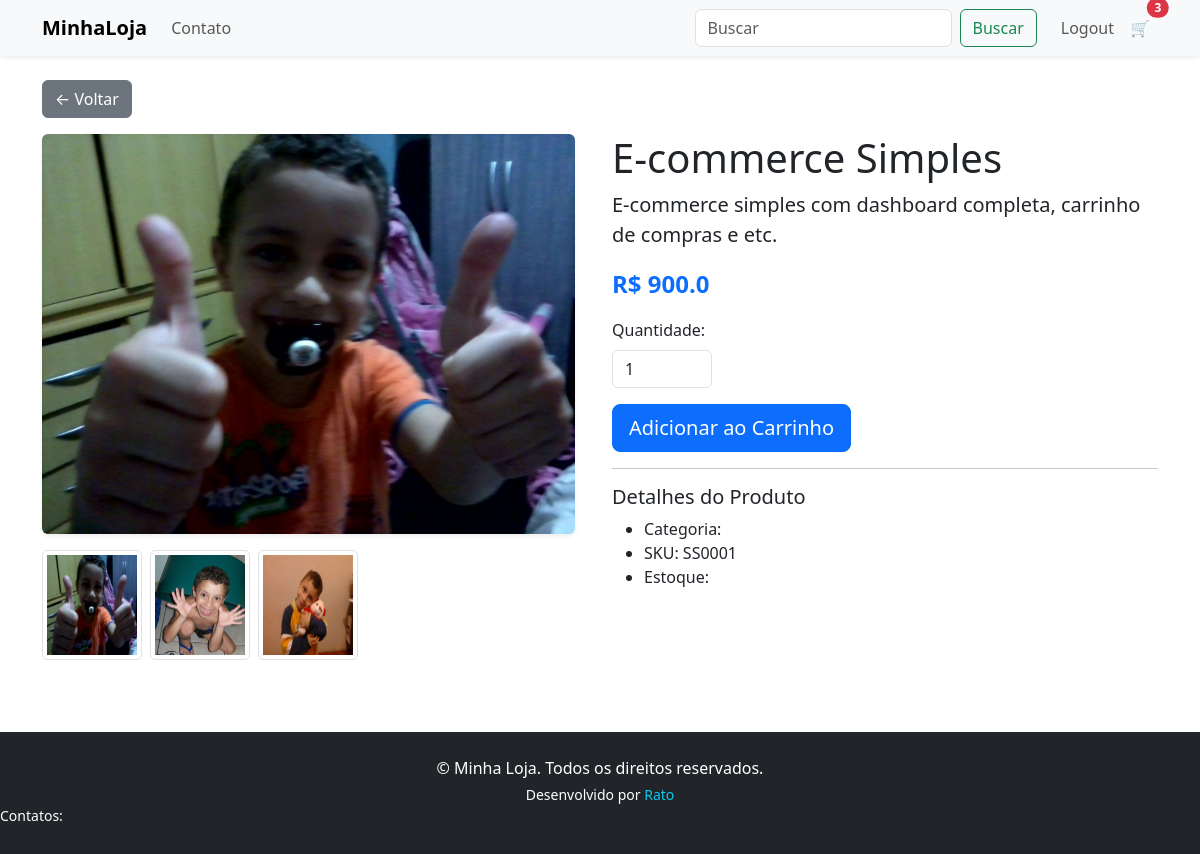
/2/ (signed in), run on the app's committed database.
### Application/models.py (models this page shows, shortened)
class Product(models.Model):
    id = models.AutoField(primary_key=True)
    name = models.CharField(max_length=50)
    sku = models.CharField(max_length=50, unique=True)
    price = models.FloatField()
    image = models.ImageField(upload_to=product_main_path)
    description = models.TextField(blank=True)

class ProductImage(models.Model):
    product = models.ForeignKey(Product, on_delete=models.CASCADE, related_name='images')
    image = models.ImageField(upload_to=product_image_path)

### Application/views.py (the view)
# urls.py: path('<int:product_id>/', views.product_page, name='product_page'),
def product_page(request, product_id):
    product = get_object_or_404(Product, id=product_id)
    return render(request, 'App/product_page.html', context={'product': product})

### Application/templates/App/product_page.html (shortened to what this page needs)
{% extends 'App/layout.html' %}
{% load static %}
{% block head %}
    <link rel="stylesheet" href="{% static 'App/css/product_page.css' %}">
{% endblock head %}
{% block content %}
    <div class="container py-4">
    <a href="{% url 'App:home' %}" class="btn btn-secondary mb-3">← Voltar</a>
    <div class="row">
        <div class="col-md-6">
            <img src="{{ product.image.url }}" alt="{{ product.name }}" class="img-fluid rounded shadow-sm mb-3 main-image">
            <div class="d-flex flex-wrap gap-2 thumbnails">
                <img src="{{ product.image.url }}" alt="Imagem Adicional" class="img-thumbnail thumb-image">
                {% for img in product.images.all %}
                    <img src="{{ img.image.url }}" alt="Imagem Adicional" class="img-thumbnail thumb-image">
                {% empty %}
                    <p class="text-muted">Nenhuma imagem adicional disponível.</p>
                {% endfor %}
            </div>
        </div>
        <div class="col-md-6">
            <h1>{{ product.name }}</h1>
            <p class="lead">{{ product.description }}</p>
            <p class="fs-4 fw-bold text-primary">R$ {{ product.price }}</p>
            <form method="post" action="{% url 'App:cart_add' product.id %}">
                <div class="mb-3">
                    <label for="quantity" class="form-label">Quantidade:</label>
                    <input type="number" id="quantity" name="quantity" value="1" min="1" class="form-control" style="max-width: 100px;">
                </div>
                <button type="submit" class="btn btn-primary btn-lg">Adicionar ao Carrinho</button>
            </form>
            <hr>
            <h5>Detalhes do Produto</h5>
            <ul>
                <li>Categoria: {{ product.category.name }}</li>
                <li>SKU: {{ product.sku }}</li>
                <li>Estoque: {{ product.stock }}</li>
            </ul>
        </div>
    </div>
</div>
{% endblock content %}

### Application/static/App/css/product_page.css (style rules this page uses)
.main-image { max-height: 400px; object-fit: contain; }
.thumb-image { width: 100px; cursor: pointer; border-radius: 5px; transition: transform 0.3s ease; }

### data on the page
Product: image (picture), name "E-commerce Simples", description "E-commerce simples com dashboard completa, carrinho de compras e etc.", price "900.0", sku "SS0001"
ProductImage: image (picture)
ProductImage: image (picture)
